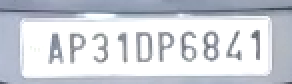
#> input picture detections/crop/r5/frame_20/license_plate_1.png, 146 x 42 px (shown 2 times larger)
$ python license_plate_recognizer_tesseract.py   (older library calls are emulated)
#> lines starting #> are read from the running program, lines starting #| are printed output that depends on the picture; after the words box and inside, x2 and y2 are one past the last pixel; in counts of white or black regions, pixels touching at a corner belong together
# test file if you want to quickly try tesseract on a license plate image
import pytesseract
import cv2
import os
import numpy as np

# If you don't have tesseract executable in your PATH, include the following:
# pytesseract.pytesseract.tesseract_cmd = r'<full_path_to_your_tesseract_executable>'
# Example tesseract_cmd = r'C:\Program Files (x86)\Tesseract-OCR\tesseract'

# point to license plate image (works well with custom crop function)
gray = cv2.imread("./detections/crop/r5/frame_20/license_plate_1.png", 0)
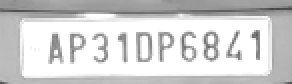
#> gray: shape (42, 146) (shown 2 times larger); min 68, max 255, mean 209.6
gray = cv2.resize( gray, None, fx = 3, fy = 3, interpolation = cv2.INTER_CUBIC)
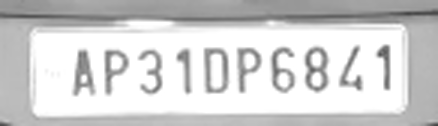
#> gray: shape (126, 438); min 67, max 255, mean 209.3
 #gray = cv2.resize(gray,None, cv2.INTER_AREA)
blur = cv2.GaussianBlur(gray, (5,5), 0)
gray = cv2.medianBlur(gray, 3)
# perform otsu thresh (using binary inverse since opencv contours work better with white text)
ret, thresh = cv2.threshold(blur, 0, 255, cv2.THRESH_OTSU | cv2.THRESH_BINARY_INV)
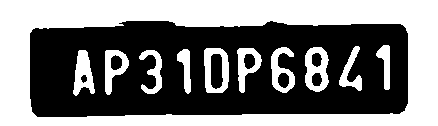
#> thresh: shape (126, 438); 48% white; 11 white regions, largest, box (x1, y1, x2, y2) and area: (0, 0, 438, 126) 21375, (305, 47, 329, 92) 684, (204, 48, 229, 93) 660
#> ret = 207
cv2.imshow("Otsu", thresh)
cv2.waitKey(0)
rect_kern = cv2.getStructuringElement(cv2.MORPH_RECT, (3,3))

# apply dilation
dilation = cv2.dilate(thresh, rect_kern, iterations = 1)
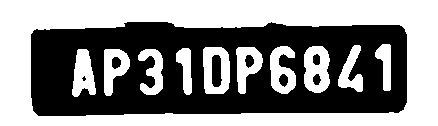
#> dilation: shape (126, 438); 53.2% white; 8 black regions (1 under 20 px)
#cv2.imshow("dilation", dilation)
#cv2.waitKey(0)
# find contours
try:
    contours, hierarchy = cv2.findContours(dilation, cv2.RETR_TREE, cv2.CHAIN_APPROX_SIMPLE)
#> contours = 19 contours, 1 with area under 20; largest, box (x1, y1, x2, y2) and area: (0, 0, 438, 126) 54625, (30, 21, 408, 117) 33288, (203, 47, 230, 94) 1106, (304, 46, 330, 93) 994, (270, 46, 296, 94) 814
except:
    ret_img, contours, hierarchy = cv2.findContours(dilation, cv2.RETR_TREE, cv2.CHAIN_APPROX_SIMPLE)
sorted_contours = sorted(contours, key=lambda ctr: cv2.boundingRect(ctr)[0])
#> sorted_contours has the same summary as contours

# create copy of image
im2 = gray.copy()

plate_num = ""
# loop through contours and find letters in license plate
for cnt in sorted_contours:
    x,y,w,h = cv2.boundingRect(cnt)
    height, width = im2.shape

    # if height of box is not a quarter of total height then skip
    if height / float(h) > 6: continue
    ratio = h / float(w)
    # if height to width ratio is less than 1.5 skip
    if ratio < 1.5: continue
    area = h * w
    # if width is not more than 25 pixels skip
    if width / float(w) > 15: continue
    # if area is less than 100 pixels skip
    if area < 100: continue
    # draw the rectangle
    rect = cv2.rectangle(im2, (x,y), (x+w, y+h), (0,255,0),2)
    roi = thresh[y-5:y+h+5, x-5:x+w+5]
    roi = cv2.bitwise_not(roi)
    roi = cv2.medianBlur(roi, 5)
    #cv2.imshow("ROI", roi)
    #cv2.waitKey(0)
    text = pytesseract.image_to_string(roi, config='-c tessedit_char_whitelist=0123456789ABCDEFGHIJKLMNOPQRSTUVWXYZ --psm 8 --oem 3')
    #print(text)
    plate_num += text
#> this loop made 19 passes
#> (x, y, w, h, ratio, area) on passes 3, 5, 7, 8, 9, 10, 11, 13, 15, 18, 19: (72, 49, 24, 48, 2, 1152), (104, 49, 26, 47, 1.81, 1222), (138, 49, 25, 46, 1.84, 1150), (176, 48, 16, 47, 2.94, 752), (203, 47, 27, 47, 1.74, 1269), (211, 54, 12, 34, 2.83, 408), (236, 47, 27, 47, 1.74, 1269), (270, 46, 26, 48, 1.85, 1248), (304, 46, 26, 47, 1.81, 1222), (338, 45, 25, 47, 1.88, 1175), (375, 44, 16, 47, 2.94, 752)
#> (x, y, w, h) on passes 4, 6, 12, 14, 16, 17: (81, 75, 6, 7), (111, 56, 11, 14), (244, 54, 11, 15), (278, 73, 11, 15), (312, 73, 10, 13), (312, 53, 9, 13)
#> after the loop, plate_num = ''
print(plate_num)
cv2.imshow("Character's Segmented", im2)
cv2.waitKey(0)
cv2.destroyAllWindows()
